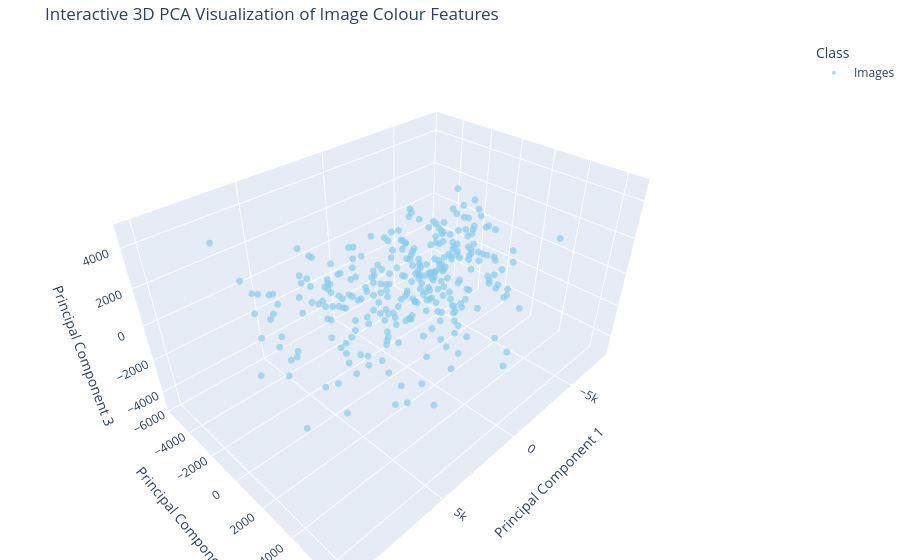

The notebook cell this image was saved under:
### Code cell
### Interactive 3D PCA Scatter (Plotly)
#
# Exploring clusters by rotating, zooming, and hovering.
# Each point = one image; colour = class label.

import plotly.express as px
import pandas as pd
from pathlib import Path

# Reloading saved PCA data for viz
pca_csv_path = Path("../report/pca_distribution.csv")
df_pca = pd.read_csv(pca_csv_path)

fig = px.scatter_3d(
    df_pca,
    x="PC1", y="PC2", z="PC3",
    color="Label",
    hover_name="Label",
    opacity=0.7,
    color_discrete_sequence=px.colors.qualitative.Safe,
    title="Interactive 3D PCA Visualization of Image Colour Features"
)

fig.update_traces(marker=dict(size=4, line=dict(width=0)))
fig.update_layout(
    legend_title_text="Class",
    scene=dict(
        xaxis_title="Principal Component 1",
        yaxis_title="Principal Component 2",
        zaxis_title="Principal Component 3",
    ),
    margin=dict(l=0, r=0, b=0, t=40)
)

fig.show()

### Figure 1 — Plotly figure (JSON) as saved in the notebook; plotly's stock layout.template omitted (floating-point values rounded to 4 significant figures; data arrays with more than 128 entries replaced by an {"elided": "..."} marker saying what was removed)
{"data": [{"hovertemplate": "<b>%{hovertext}</b><br><br>Label=Images<br>PC1=%{x}<br>PC2=%{y}<br>PC3=%{z}<extra></extra>", "hovertext": {"elided": "300 str values"}, "legendgroup": "Images", "marker": {"color": "rgb(136, 204, 238)", "opacity": 0.7, "symbol": "circle", "line": {"width": 0}, "size": 4}, "mode": "markers", "name": "Images", "scene": "scene", "showlegend": true, "x": {"elided": "300 float values"}, "y": {"elided": "300 float values"}, "z": {"elided": "300 float values"}, "type": "scatter3d"}], "layout": {"scene": {"domain": {"x": [0.0, 1.0], "y": [0.0, 1.0]}, "xaxis": {"title": {"text": "Principal Component 1"}}, "yaxis": {"title": {"text": "Principal Component 2"}}, "zaxis": {"title": {"text": "Principal Component 3"}}}, "legend": {"title": {"text": "Class"}, "tracegroupgap": 0}, "title": {"text": "Interactive 3D PCA Visualization of Image Colour Features"}, "margin": {"l": 0, "r": 0, "b": 0, "t": 40}}}
